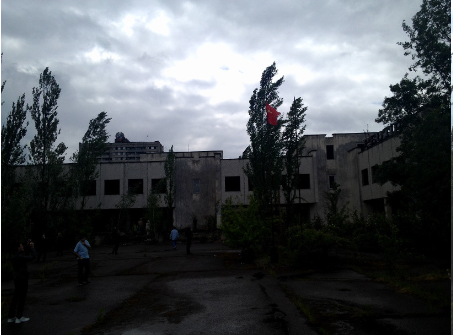
#> input picture ClassAssignments/image/Basic_Linear_Transform_Tutorial_linear_transform_correction.png, 453 x 336 px, found by its file name
$ jupyter execute --allow-errors Adjust_brightness.ipynb
#> lines starting #> are read from the running program, lines starting #| are printed output that depends on the picture
[cell 1]
import cv2 as cv
import numpy as np
import matplotlib.pyplot as plt

[cell 2]
img = cv.imread('../image/OIP.png')
#> (the rest of this cell did not finish here and is left out)

### Điều chỉnh độ sáng

[cell 3]
#Cách 1: Viết hàm
def Adjust_brightness(img_rgb, beta):
    adjusted_img = img_rgb.copy()
    #cong gia tri beta vao tat ca cac pixel
    adjusted_img = adjusted_img.astype(np.float32) + beta
    #Gioi han gia tri pixel trong khoang [0, 255](những giá trị nhỏ hơn giá trị min sẽ đc gán = min, giá trị lớn hơn max sẽ đc gán = max)
    adjusted_img = np.clip(adjusted_img, 0, 255)
    adjusted_img = adjusted_img.astype(np.uint8)
    return adjusted_img

#> (a cell that did not finish here is left out)

[cell 5]
# Hiển thị kết quả
plt.figure(figsize=(12, 8))
#> (the rest of this cell did not finish here and is left out)

[cell 6]
#Cách 2 dùng thư viện
brightness = 50
bright_img = cv.convertScaleAbs(img, alpha=1, beta=brightness)
darker = -50
dark_img = cv.convertScaleAbs(img, alpha=1, beta=darker)

plt.figure(figsize=(12, 8))
#> (the rest of this cell did not finish here and is left out)

### Điều chỉnh độ tương phản

[cell 7]
alpha = 2.0
beta = 0
#> (the rest of this cell did not finish here and is left out)

**Nhận xét**
Thời gian chạy lâu: do phải duyệt trên ma trận ảnh

[cell 8]
#Cách 1: Viết hàm
def Adjust_contract(img_rgb, alpha, beta):
    adjusted_img = img_rgb.copy()
    #cong gia tri beta vao tat ca cac pixel
    adjusted_img = adjusted_img.astype(np.float32) * alpha + beta
    #Gioi han gia tri pixel trong khoang [0, 255](những giá trị nhỏ hơn giá trị min sẽ đc gán = min, giá trị lớn hơn max sẽ đc gán = max)
    adjusted_img = np.clip(adjusted_img, 0, 255)
    adjusted_img = adjusted_img.astype(np.uint8)
    return adjusted_img

#> (a cell that did not finish here is left out)

[cell 10]
#sử dụng thư viện
alpha1 = 0.5  # Hệ số điều chỉnh độ tương phản
beta = 0     # Giá trị điều chỉnh độ sáng
alpha2 = 1.5
# Áp dụng công thức điều chỉnh độ tương phản
#> (the rest of this cell did not finish here and is left out)

### Gramma Correction
Có thể được sử dụng để điều chỉnh độ sáng của hình ảnh bằng cách sử dụng phép biến đổi phi tuyến tính giữa các giá trị đầu vào và giá trị đầu ra được ánh xạ:

Hiệu chỉnh độ sáng:

- Khi γ<1, hàm tăng cường các giá trị nhỏ (vùng tối) mạnh hơn so với các giá trị lớn (vùng sáng), làm sáng toàn bộ ảnh.
- Khi γ>1, hàm làm giảm giá trị lớn mạnh hơn, làm tối các vùng sáng.

[cell 11]
img_2 = cv.imread('/home/vu_ha/Study/ImageProccing/ClassAssignments/image/Basic_Linear_Transform_Tutorial_linear_transform_correction.png')
#> img_2 is the input picture: shape (336, 453, 3); mean B, G, R 89.7, 85.5, 81.3
img_2 = cv.cvtColor(img_2, cv.COLOR_BGR2RGB)

plt.imshow(img_2), plt.title("Origin Image")
plt.show()

[cell 12]
gamma = 0.4
lookUpTable = np.empty((1,256), np.uint8)
for i in range(256):
    lookUpTable[0,i] = np.clip(pow(i / 255.0, gamma) * 255.0, 0, 255)
res = cv.LUT(img_2, lookUpTable)# tạo bảng tra cứu các giá trị pixel và thay bằng giá trị lookupTable
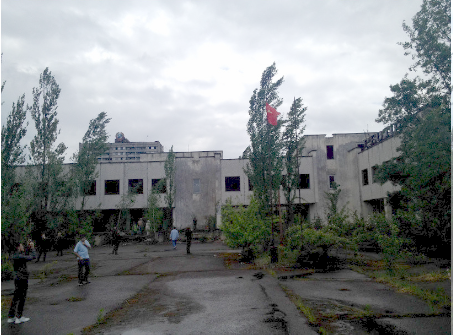
#> res: shape (336, 453, 3); mean R, G, B 128.1, 132.6, 132.9
plt.figure(figsize=(12, 8))
plt.subplot(121), plt.imshow(img_2), plt.title("Origin Image")
plt.subplot(122), plt.imshow(res), plt.title("Adjust brightness with Gamma  Image")
plt.show()
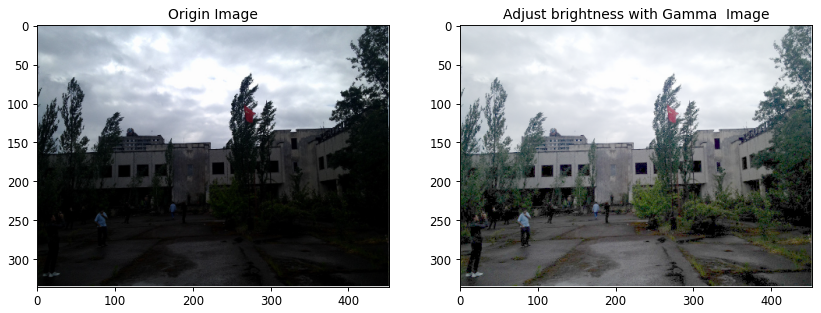
#> figure drawn by matplotlib, 2 panels
